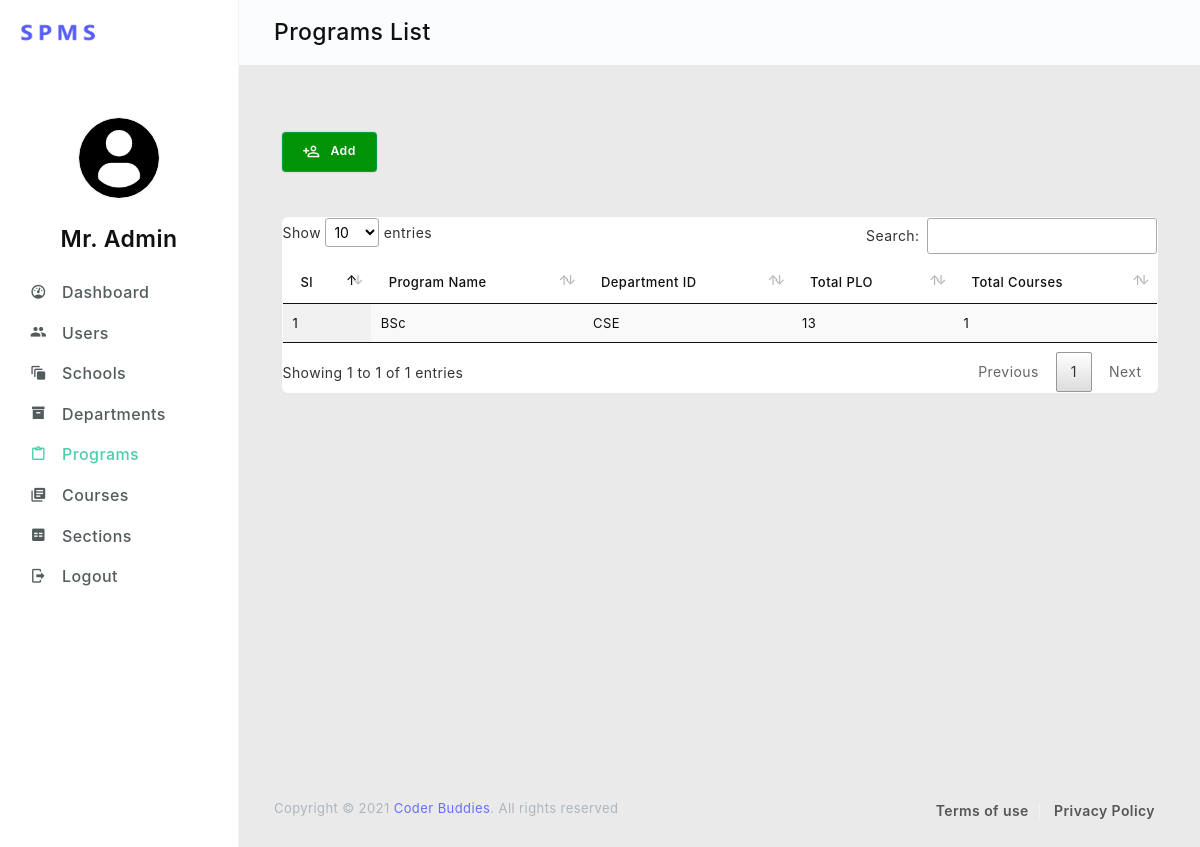
The app's page /admin/programs-list.php (signed in), older data.
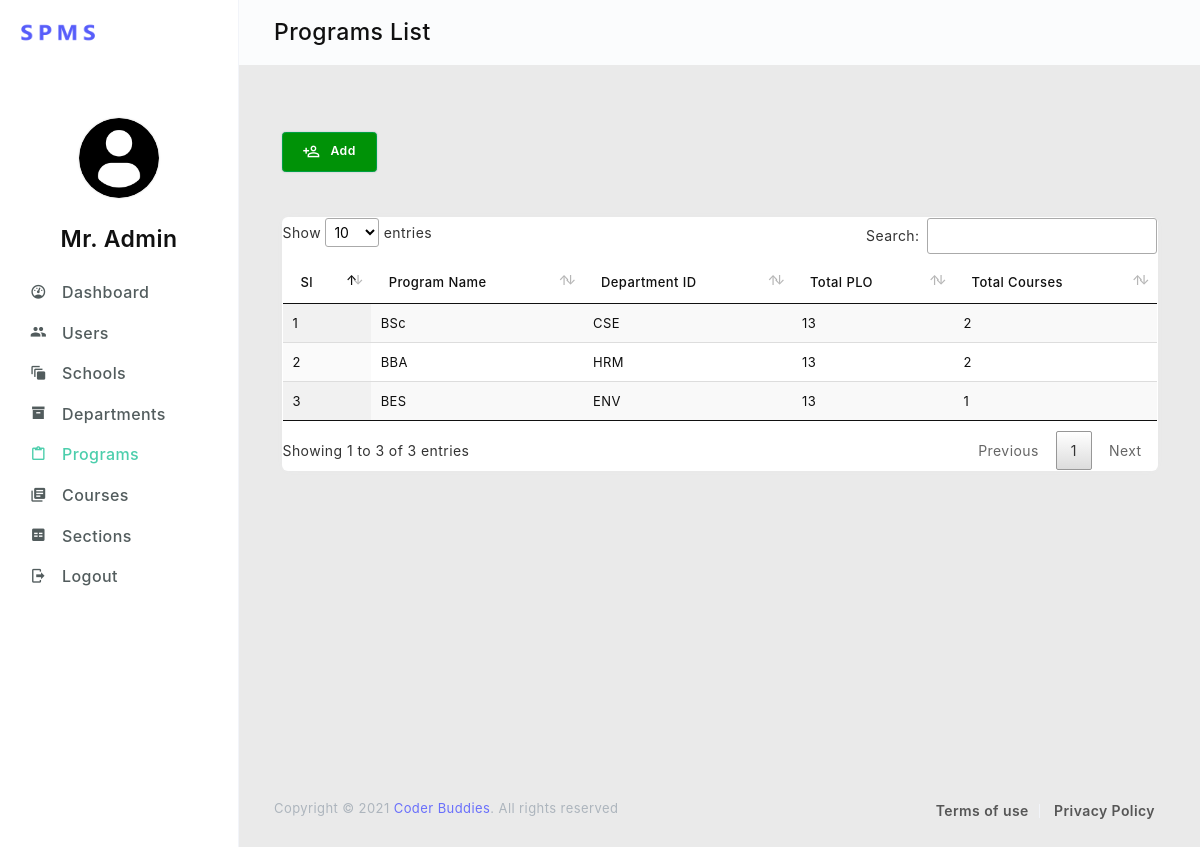
The same page, newer data.
### tables this page shows
CREATE TABLE `program` (
  `id` int(11) NOT NULL,
  `name` varchar(255) NOT NULL,
  `department_id` varchar(10) NOT NULL,
  `total_credits` int(11) DEFAULT NULL
);

CREATE TABLE `department` (
  `id` varchar(10) NOT NULL,
  `name` varchar(255) NOT NULL,
  `head` varchar(255) DEFAULT NULL,
  `head_id` int(11) DEFAULT NULL,
  `school_id` int(11) NOT NULL
);

### php/program.php (called while the page is built, shortened)
<?php
    include 'mysql.php';
     if ($_SERVER['REQUEST_METHOD'] == 'POST' && $_POST['name']) {
        $name = $_POST['name'];
        $department = $_POST['department'];
        $total_credits = $_POST['total_credits'];
        $total_plo = $_POST['total_plo'];
        $query = "INSERT INTO program (name, department_id, total_credits)
                VALUES ('$name', '$department', '$total_credits')";
        $conn->query($query);
        $program_id = $conn->insert_id;
        for($i=1; $i<=$total_plo; $i++){
            $plo_name = $_POST['plo'.$i];
            $query = "INSERT INTO plo (indx, name, program_id)
                    VALUES($i, '$plo_name', $program_id)";
            $conn->query($query);
        }
        header("Location: programs-list.php");
     }else{
        $query = "SELECT program.id, program.name, department.id as 'department', COUNT(DISTINCT(plo.id)) as 'plo', COUNT(DISTINCT(course.id)) as course FROM program LEFT JOIN department ON program.department_id = department.id LEFT JOIN plo ON program.id = plo.program_id LEFT JOIN course on program.id = course.program_id GROUP BY program.id";
        $programs = $conn->query($query);
     }
?>

### admin/programs-list.php (the view, shortened to what the changed rows need)
<?php
  include '../php/program.php';
?>
<!DOCTYPE html>
<html lang="en">
  <head>
    <link rel="stylesheet" href="../assets/vendors/iconfonts/mdi/css/materialdesignicons.css">
    <link rel="stylesheet" href="../assets/vendors/css/vendor.addons.css">
    <link rel="stylesheet" href="../assets/vendors/datatables/jquery.dataTables.css">
    <link rel="stylesheet" href="../assets/css/shared/style.css">
    <link rel="stylesheet" href="../assets/css/demo_1/style.css">
  </head>
  <body class="header-fixed">
    <div class="page-body">
      <div class="page-content-wrapper">
        <div class="page-content-wrapper-inner">
          <div class="content-viewport">
            <div class="col-lg-12">
              <div class="grid">
                <div class="item-wrapper">
                  <div class="table-responsive">
                    <table class="table display" id="user-table">
                      <thead>
                        <tr>
                          <th>Sl</th>
                          <th>Program Name</th>
                          <th>Department ID</th>
                          <th>Total PLO</th>
                          <th>Total Courses</th>
                        </tr>
                      </thead>
                      <tbody>
                        <?php
                          foreach($programs as $program){
                            echo "
                            <tr>
                              <td>".$program['id']."</td>
                              <td>".$program['name']."</td>
                              <td>".strtoupper($program['department'])."</td>
                              <td>".$program['plo']."</td>
                              <td>".$program['course']."</td>
                            </tr>
                            ";
                          }
                        ?>
                      </tbody>
                    </table>
                  </div>
                </div>
              </div>
            </div>
          </div>
        </div>
      </div>
    </div>
  </body>
</html>

Row changes from the older to the newer data that the page shows:
computed for program "BSc": course "1" → "2"
added program: id "2", name "BBA", department "HRM", plo "13", course "2"
added program: id "3", name "BES", department "ENV", plo "13", course "1"
Text that changed along with them:
text written by a page script: "Show entries Search: Showing 1 to 1 of 1 entries Previous 1 Next" → "Show entries Search: Showing 1 to 3 of 3 entries Previous 1 Next"
